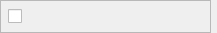
<?xml version="1.0" encoding="UTF-8"?>
<ui version="4.0">
 <class>SpriteList</class>
 <widget class="QWidget" name="SpriteList">
  <property name="geometry">
   <rect>
    <x>0</x>
    <y>0</y>
    <width>217</width>
    <height>33</height>
   </rect>
  </property>
  <property name="windowTitle">
   <string>Form</string>
  </property>
  <widget class="QFrame" name="frame">
   <property name="geometry">
    <rect>
     <x>0</x>
     <y>0</y>
     <width>211</width>
     <height>33</height>
    </rect>
   </property>
   <property name="frameShape">
    <enum>QFrame::StyledPanel</enum>
   </property>
   <property name="frameShadow">
    <enum>QFrame::Raised</enum>
   </property>
   <widget class="QCheckBox" name="check_box">
    <property name="geometry">
     <rect>
      <x>8</x>
      <y>0</y>
      <width>17</width>
      <height>33</height>
     </rect>
    </property>
    <property name="text">
     <string/>
    </property>
   </widget>
  </widget>
 </widget>
 <resources/>
 <connections/>
</ui>
